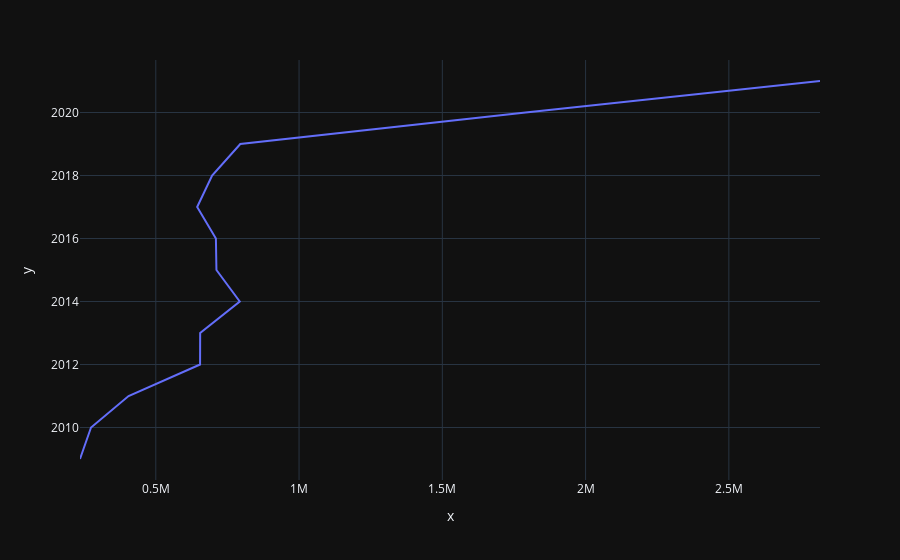

Notebook source saved alongside this figure:
### Markdown cell above
#### Line charts

Line charts are typically used to show how a variable (or variables) changes over time. With Plotly Express, it is incredibly easy to create a [line chart](https://plotly.com/python/line-charts/).

Let's plot the total number of reviews for each year.

### Code cell
# Specify the data
years = [2009, 2010, 2011, 2012, 2013, 2014, 2015, 2016, 2017, 2018, 2019, 2020, 2021]
total_reviews = [235506, 273981, 405041, 654546, 654907, 792997, 711669, 709800, 644420, 696521, 794917, 1790733, 2818117]

# Initialize a line plot
fig = px.line(y = years, x = total_reviews)

fig.update_layout()

fig.show()

### Figure 1 — Plotly figure (JSON) as saved in the notebook; plotly's stock layout.template omitted (floating-point values rounded to 4 significant figures)
{"data": [{"hovertemplate": "x=%{x}<br>y=%{y}<extra></extra>", "legendgroup": "", "line": {"color": "#636efa", "dash": "solid"}, "marker": {"symbol": "circle"}, "mode": "lines", "name": "", "orientation": "v", "showlegend": false, "x": [235506, 273981, 405041, 654546, 654907, 792997, 711669, 709800, 644420, 696521, 794917, 1790733, 2818117], "xaxis": "x", "y": [2009, 2010, 2011, 2012, 2013, 2014, 2015, 2016, 2017, 2018, 2019, 2020, 2021], "yaxis": "y", "type": "scatter"}], "layout": {"xaxis": {"anchor": "y", "domain": [0.0, 1.0], "title": {"text": "x"}}, "yaxis": {"anchor": "x", "domain": [0.0, 1.0], "title": {"text": "y"}}, "legend": {"tracegroupgap": 0}, "margin": {"t": 60}}}
